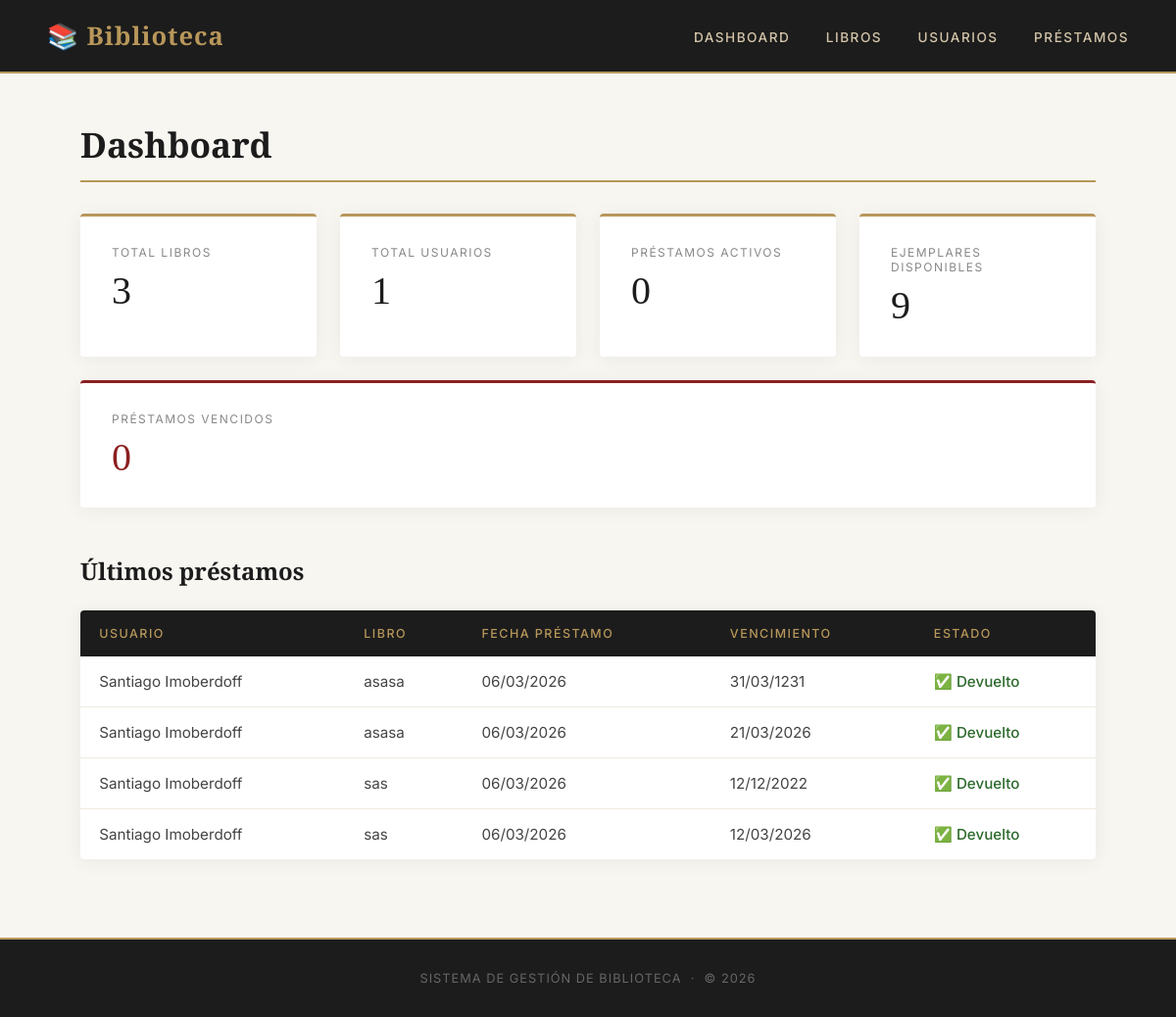
/dashboard, run on the app's committed database.
### app/models/prestamo.py (models this page shows)
class Prestamo(db.Model):
    __tablename__ = 'prestamos'
    id = db.Column(db.Integer, primary_key=True)
    id_libro = db.Column(db.Integer, db.ForeignKey('libros.id'), nullable=False)
    fecha_prestamo = db.Column(db.DateTime, nullable=False)
    fecha_vencimiento = db.Column(db.DateTime, nullable=False)
    fecha_devolucion = db.Column(db.DateTime, nullable=True)
    id_usuario = db.Column(db.Integer, db.ForeignKey('usuarios.id'), nullable=False)
    libro = db.relationship('Libro', backref='prestamos')
    usuario = db.relationship('Usuario', backref='prestamos')

### app/models/usuario.py (models this page shows)
class Usuario(db.Model):
    __tablename__ = 'usuarios'
    id = db.Column(db.Integer, primary_key=True)
    nombre = db.Column(db.String(200), nullable=False)
    apellido = db.Column(db.String(100), nullable=False)
    direccion = db.Column(db.String(100), nullable=False)
    telefono = db.Column(db.String(100), nullable=False)

### app/models/libro.py (models this page shows)
class Libro(db.Model):
    __tablename__ = 'libros'
    id = db.Column(db.Integer, primary_key=True)
    titulo = db.Column(db.String(200), nullable=False)
    autor = db.Column(db.String(100), nullable=False)
    editorial = db.Column(db.String(100), nullable=False)
    anio_publicacion = db.Column(db.Integer, nullable=False)
    cantidad_ejemplares = db.Column(db.Integer, nullable=False)

### app/routes/dashboard.py (the view)
@dashboard_bp.route('/dashboard')
def index():
    total_libros = Libro.query.count()
    total_usuarios = Usuario.query.count()
    total_prestamos_activos = Prestamo.query.filter_by(fecha_devolucion=None).count()
    total_ejemplares = db.session.query(db.func.sum(Libro.cantidad_ejemplares)).scalar() or 0
    prestamos_vencidos = Prestamo.query.filter(
        Prestamo.fecha_devolucion == None,
        Prestamo.fecha_vencimiento < datetime.now()
    ).count()
    ultimos_prestamos = Prestamo.query.order_by(
        Prestamo.fecha_prestamo.desc()
    ).limit(5).all()
    return render_template('dashboard.html',
        total_libros=total_libros,
        total_usuarios=total_usuarios,
        total_prestamos_activos=total_prestamos_activos,
        total_ejemplares=total_ejemplares,
        prestamos_vencidos=prestamos_vencidos,
        ultimos_prestamos=ultimos_prestamos,
        now=datetime.now()
    )

### app/templates/dashboard.html (shortened to what this page needs)
{% extends 'base.html' %}
{% block content %}
<h1>Dashboard</h1>
<div style="display: flex; gap: 1.5rem; flex-wrap: wrap; margin-bottom: 3rem;">
    <div style="background: white; border-radius: 4px; padding: 1.8rem 2rem; flex: 1; min-width: 200px; box-shadow: 0 2px 20px rgba(0,0,0,0.06); border-top: 3px solid #b8975a;">
        <p style="font-size: 0.75rem; letter-spacing: 1.5px; text-transform: uppercase; color: #888; margin-bottom: 0.5rem;">Total Libros</p>
        <p style="font-family: 'Playfair Display', serif; font-size: 2.5rem; color: #1c1c1c;">{{ total_libros }}</p>
    </div>
    <div style="background: white; border-radius: 4px; padding: 1.8rem 2rem; flex: 1; min-width: 200px; box-shadow: 0 2px 20px rgba(0,0,0,0.06); border-top: 3px solid #b8975a;">
        <p style="font-size: 0.75rem; letter-spacing: 1.5px; text-transform: uppercase; color: #888; margin-bottom: 0.5rem;">Total Usuarios</p>
        <p style="font-family: 'Playfair Display', serif; font-size: 2.5rem; color: #1c1c1c;">{{ total_usuarios }}</p>
    </div>
    <div style="background: white; border-radius: 4px; padding: 1.8rem 2rem; flex: 1; min-width: 200px; box-shadow: 0 2px 20px rgba(0,0,0,0.06); border-top: 3px solid #b8975a;">
        <p style="font-size: 0.75rem; letter-spacing: 1.5px; text-transform: uppercase; color: #888; margin-bottom: 0.5rem;">Préstamos Activos</p>
        <p style="font-family: 'Playfair Display', serif; font-size: 2.5rem; color: #1c1c1c;">{{ total_prestamos_activos }}</p>
    </div>
    <div style="background: white; border-radius: 4px; padding: 1.8rem 2rem; flex: 1; min-width: 200px; box-shadow: 0 2px 20px rgba(0,0,0,0.06); border-top: 3px solid #b8975a;">
        <p style="font-size: 0.75rem; letter-spacing: 1.5px; text-transform: uppercase; color: #888; margin-bottom: 0.5rem;">Ejemplares Disponibles</p>
        <p style="font-family: 'Playfair Display', serif; font-size: 2.5rem; color: #1c1c1c;">{{ total_ejemplares }}</p>
    </div>
    <div style="background: white; border-radius: 4px; padding: 1.8rem 2rem; flex: 1; min-width: 200px; box-shadow: 0 2px 20px rgba(0,0,0,0.06); border-top: 3px solid #8b2020;">
        <p style="font-size: 0.75rem; letter-spacing: 1.5px; text-transform: uppercase; color: #888; margin-bottom: 0.5rem;">Préstamos Vencidos</p>
        <p style="font-family: 'Playfair Display', serif; font-size: 2.5rem; color: #8b2020;">{{ prestamos_vencidos }}</p>
    </div>
</div>
<h2 style="font-family: 'Playfair Display', serif; color: #1c1c1c; margin-bottom: 1.5rem; font-size: 1.5rem;">Últimos préstamos</h2>
<table>
    <thead>
        <tr>
            <th>Usuario</th>
            <th>Libro</th>
            <th>Fecha préstamo</th>
            <th>Vencimiento</th>
            <th>Estado</th>
        </tr>
    </thead>
    <tbody>
        {% for prestamo in ultimos_prestamos %}
        <tr>
            <td>{{ prestamo.usuario.nombre }} {{ prestamo.usuario.apellido }}</td>
            <td>{{ prestamo.libro.titulo }}</td>
            <td>{{ prestamo.fecha_prestamo.strftime('%d/%m/%Y') }}</td>
            <td>{{ prestamo.fecha_vencimiento.strftime('%d/%m/%Y') }}</td>
            <td>
                {% if prestamo.fecha_devolucion %}
                    <span style="color: #2d6a2d; font-weight: 500;">✅ Devuelto</span>
                {% elif prestamo.fecha_vencimiento < now %}
                    <span style="color: #8b2020; font-weight: 500;">⚠️ Vencido</span>
                {% else %}
                    <span style="color: #b8975a; font-weight: 500;">📖 Activo</span>
                {% endif %}
            </td>
        </tr>
        {% endfor %}
    </tbody>
</table>
{% endblock %}

### app/templates/base.html (style rules this page uses)
* { margin: 0; padding: 0; box-sizing: border-box; }
body { font-family: 'Inter', sans-serif; background: #f8f6f1; min-height: 100vh; color: #2c2c2c; }
h1 { font-family: 'Playfair Display', serif; color: #1c1c1c; margin-bottom: 2rem; font-size: 2.2rem; font-weight: 600; border-bottom: 2px solid #b8975a; padding-bottom: 0.8rem; }
table { width: 100%; border-collapse: collapse; background: white; border-radius: 4px; overflow: hidden; box-shadow: 0 2px 20px rgba(0,0,0,0.06); }
th { background: #1c1c1c; color: #b8975a; padding: 1rem 1.2rem; text-align: left; font-size: 0.78rem; letter-spacing: 1.5px; text-transform: uppercase; font-weight: 500; }
td { padding: 1rem 1.2rem; border-bottom: 1px solid #f0ebe0; color: #444; font-size: 0.95rem; }
tr:last-child td { border-bottom: none; }

### data on the page
Prestamo: usuario.nombre "Santiago", usuario.apellido "Imoberdoff", libro.titulo "asasa", fecha_prestamo "06/03/2026", fecha_vencimiento "31/03/1231", shows "✅ Devuelto"
Prestamo: usuario.nombre "Santiago", usuario.apellido "Imoberdoff", libro.titulo "asasa", fecha_prestamo "06/03/2026", fecha_vencimiento "21/03/2026", shows "✅ Devuelto"
Prestamo: usuario.nombre "Santiago", usuario.apellido "Imoberdoff", libro.titulo "sas", fecha_prestamo "06/03/2026", fecha_vencimiento "12/12/2022", shows "✅ Devuelto"
Prestamo: usuario.nombre "Santiago", usuario.apellido "Imoberdoff", libro.titulo "sas", fecha_prestamo "06/03/2026", fecha_vencimiento "12/03/2026", shows "✅ Devuelto"

### other printed values
{{ total_libros }} "3"
{{ total_usuarios }} "1"
{{ total_prestamos_activos }} "0"
{{ total_ejemplares }} "9"
{{ prestamos_vencidos }} "0"
